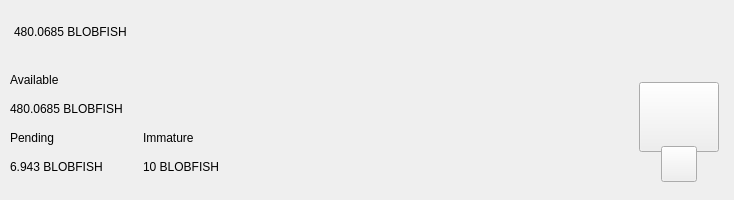
<?xml version="1.0" encoding="UTF-8"?>
<ui version="4.0">
 <class>TopBar</class>
 <widget class="QWidget" name="TopBar">
  <property name="geometry">
   <rect>
    <x>0</x>
    <y>0</y>
    <width>734</width>
    <height>200</height>
   </rect>
  </property>
  <property name="minimumSize">
   <size>
    <width>0</width>
    <height>200</height>
   </size>
  </property>
  <property name="maximumSize">
   <size>
    <width>16777215</width>
    <height>200</height>
   </size>
  </property>
  <property name="windowTitle">
   <string>Form</string>
  </property>
  <layout class="QVBoxLayout" name="verticalLayout_10" stretch="0">
   <property name="spacing">
    <number>0</number>
   </property>
   <property name="leftMargin">
    <number>0</number>
   </property>
   <property name="topMargin">
    <number>0</number>
   </property>
   <property name="rightMargin">
    <number>0</number>
   </property>
   <property name="bottomMargin">
    <number>0</number>
   </property>
   <item>
    <widget class="PFBorderImage" name="containerTop">
     <layout class="QVBoxLayout" name="verticalLayout_11">
      <property name="spacing">
       <number>0</number>
      </property>
      <property name="leftMargin">
       <number>0</number>
      </property>
      <property name="topMargin">
       <number>0</number>
      </property>
      <property name="rightMargin">
       <number>0</number>
      </property>
      <property name="bottomMargin">
       <number>0</number>
      </property>
      <item>
       <widget class="QWidget" name="top_container_2" native="true">
        <property name="minimumSize">
         <size>
          <width>0</width>
          <height>65</height>
         </size>
        </property>
        <layout class="QHBoxLayout" name="top_container">
         <property name="spacing">
          <number>0</number>
         </property>
         <property name="leftMargin">
          <number>14</number>
         </property>
         <property name="topMargin">
          <number>0</number>
         </property>
         <property name="rightMargin">
          <number>14</number>
         </property>
         <property name="bottomMargin">
          <number>0</number>
         </property>
         <item alignment="Qt::AlignVCenter">
          <widget class="QWidget" name="widgetTopAmount" native="true">
           <property name="sizePolicy">
            <sizepolicy hsizetype="Preferred" vsizetype="Maximum">
             <horstretch>0</horstretch>
             <verstretch>0</verstretch>
            </sizepolicy>
           </property>
           <layout class="QHBoxLayout" name="horizontalLayout_5">
            <property name="spacing">
             <number>0</number>
            </property>
            <property name="leftMargin">
             <number>0</number>
            </property>
            <property name="topMargin">
             <number>0</number>
            </property>
            <property name="rightMargin">
             <number>0</number>
            </property>
            <property name="bottomMargin">
             <number>0</number>
            </property>
            <item alignment="Qt::AlignTop">
             <widget class="QLabel" name="labelAmountTopPiv">
              <property name="minimumSize">
               <size>
                <width>0</width>
                <height>36</height>
               </size>
              </property>
              <property name="styleSheet">
               <string notr="true">padding:0px;margin:0px;</string>
              </property>
              <property name="text">
               <string notr="true">480.0685 BLOBFISH</string>
              </property>
             </widget>
            </item>
           </layout>
          </widget>
         </item>
         <item>
          <spacer name="horizontalSpacer">
           <property name="orientation">
            <enum>Qt::Horizontal</enum>
           </property>
           <property name="sizeHint" stdset="0">
            <size>
             <width>40</width>
             <height>20</height>
            </size>
           </property>
          </spacer>
         </item>
         <item>
          <layout class="QHBoxLayout" name="horizontalLayout_4">
           <property name="spacing">
            <number>12</number>
           </property>
           <property name="rightMargin">
            <number>0</number>
           </property>
           <item alignment="Qt::AlignRight">
            <widget class="QWidget" name="layoutSync" native="true">
             <property name="minimumSize">
              <size>
               <width>0</width>
               <height>36</height>
              </size>
             </property>
             <property name="maximumSize">
              <size>
               <width>16777215</width>
               <height>36</height>
              </size>
             </property>
             <layout class="QVBoxLayout" name="verticalLayout_9">
              <property name="leftMargin">
               <number>0</number>
              </property>
              <property name="topMargin">
               <number>0</number>
              </property>
              <property name="rightMargin">
               <number>0</number>
              </property>
              <property name="bottomMargin">
               <number>0</number>
              </property>
              <item>
               <widget class="ExpandableButton" name="pushButtonSync" native="true">
                <property name="minimumSize">
                 <size>
                  <width>36</width>
                  <height>36</height>
                 </size>
                </property>
                <property name="maximumSize">
                 <size>
                  <width>16777215</width>
                  <height>36</height>
                 </size>
                </property>
               </widget>
              </item>
             </layout>
            </widget>
           </item>
           <item>
            <widget class="ExpandableButton" name="pushButtonHDUpgrade" native="true">
             <property name="minimumSize">
              <size>
               <width>36</width>
               <height>36</height>
              </size>
             </property>
            </widget>
           </item>
           <item>
            <widget class="ExpandableButton" name="pushButtonStack" native="true">
             <property name="minimumSize">
              <size>
               <width>36</width>
               <height>36</height>
              </size>
             </property>
            </widget>
           </item>
           <item>
            <widget class="ExpandableButton" name="pushButtonColdStaking" native="true">
             <property name="minimumSize">
              <size>
               <width>36</width>
               <height>36</height>
              </size>
             </property>
            </widget>
           </item>
           <item>
            <widget class="ExpandableButton" name="pushButtonConnection" native="true">
             <property name="minimumSize">
              <size>
               <width>36</width>
               <height>36</height>
              </size>
             </property>
            </widget>
           </item>
           <item>
            <widget class="ExpandableButton" name="pushButtonLock" native="true">
             <property name="sizePolicy">
              <sizepolicy hsizetype="Expanding" vsizetype="Expanding">
               <horstretch>0</horstretch>
               <verstretch>0</verstretch>
              </sizepolicy>
             </property>
             <property name="minimumSize">
              <size>
               <width>36</width>
               <height>0</height>
              </size>
             </property>
            </widget>
           </item>
           <item>
            <widget class="ExpandableButton" name="pushButtonFAQ" native="true">
             <property name="minimumSize">
              <size>
               <width>36</width>
               <height>36</height>
              </size>
             </property>
            </widget>
           </item>
          </layout>
         </item>
        </layout>
       </widget>
      </item>
      <item>
       <widget class="QWidget" name="bottom_container" native="true">
        <property name="minimumSize">
         <size>
          <width>0</width>
          <height>135</height>
         </size>
        </property>
        <layout class="QHBoxLayout" name="botton_container">
         <property name="leftMargin">
          <number>10</number>
         </property>
         <property name="topMargin">
          <number>0</number>
         </property>
         <property name="rightMargin">
          <number>10</number>
         </property>
         <property name="bottomMargin">
          <number>10</number>
         </property>
         <item>
          <layout class="QHBoxLayout" name="horizontalLayout_3">
           <property name="bottomMargin">
            <number>9</number>
           </property>
           <item>
            <layout class="QVBoxLayout" name="verticalLayout_7">
             <property name="spacing">
              <number>0</number>
             </property>
             <property name="leftMargin">
              <number>0</number>
             </property>
             <property name="rightMargin">
              <number>30</number>
             </property>
             <item>
              <layout class="QVBoxLayout" name="verticalLayout_2">
               <item>
                <widget class="QLabel" name="labelTitle1">
                 <property name="text">
                  <string>Available</string>
                 </property>
                </widget>
               </item>
               <item>
                <widget class="QLabel" name="labelAmountPiv">
                 <property name="text">
                  <string notr="true">480.0685 BLOBFISH</string>
                 </property>
                </widget>
               </item>
              </layout>
             </item>
             <item>
              <layout class="QHBoxLayout" name="horizontalLayout_2">
               <property name="spacing">
                <number>0</number>
               </property>
               <item>
                <layout class="QVBoxLayout" name="verticalLayout_3">
                 <item>
                  <widget class="QLabel" name="labelTitle3">
                   <property name="text">
                    <string>Pending</string>
                   </property>
                  </widget>
                 </item>
                 <item>
                  <widget class="QLabel" name="labelPendingPiv">
                   <property name="text">
                    <string notr="true">6.943 BLOBFISH</string>
                   </property>
                  </widget>
                 </item>
                </layout>
               </item>
               <item>
                <spacer name="horizontalSpacer_3">
                 <property name="orientation">
                  <enum>Qt::Horizontal</enum>
                 </property>
                 <property name="sizeType">
                  <enum>QSizePolicy::Fixed</enum>
                 </property>
                 <property name="sizeHint" stdset="0">
                  <size>
                   <width>40</width>
                   <height>20</height>
                  </size>
                 </property>
                </spacer>
               </item>
               <item>
                <layout class="QVBoxLayout" name="verticalLayout_4">
                 <item>
                  <widget class="QLabel" name="labelTitle4">
                   <property name="text">
                    <string>Immature</string>
                   </property>
                  </widget>
                 </item>
                 <item>
                  <widget class="QLabel" name="labelImmaturePiv">
                   <property name="text">
                    <string notr="true">10 BLOBFISH</string>
                   </property>
                  </widget>
                 </item>
                </layout>
               </item>
              </layout>
             </item>
            </layout>
           </item>
          </layout>
         </item>
         <item>
          <spacer name="horizontalSpacer_2">
           <property name="orientation">
            <enum>Qt::Horizontal</enum>
           </property>
           <property name="sizeHint" stdset="0">
            <size>
             <width>40</width>
             <height>20</height>
            </size>
           </property>
          </spacer>
         </item>
         <item alignment="Qt::AlignHCenter|Qt::AlignVCenter">
          <widget class="QWidget" name="qrContainer" native="true">
           <property name="sizePolicy">
            <sizepolicy hsizetype="Preferred" vsizetype="Minimum">
             <horstretch>0</horstretch>
             <verstretch>0</verstretch>
            </sizepolicy>
           </property>
           <property name="minimumSize">
            <size>
             <width>90</width>
             <height>110</height>
            </size>
           </property>
           <property name="maximumSize">
            <size>
             <width>90</width>
             <height>110</height>
            </size>
           </property>
           <layout class="QVBoxLayout" name="containerQR">
            <property name="spacing">
             <number>0</number>
            </property>
            <property name="leftMargin">
             <number>5</number>
            </property>
            <property name="topMargin">
             <number>10</number>
            </property>
            <property name="rightMargin">
             <number>5</number>
            </property>
            <property name="bottomMargin">
             <number>0</number>
            </property>
            <item>
             <widget class="QPushButton" name="btnQr">
              <property name="minimumSize">
               <size>
                <width>70</width>
                <height>70</height>
               </size>
              </property>
              <property name="maximumSize">
               <size>
                <width>16777215</width>
                <height>70</height>
               </size>
              </property>
              <property name="focusPolicy">
               <enum>Qt::NoFocus</enum>
              </property>
              <property name="text">
               <string/>
              </property>
              <property name="iconSize">
               <size>
                <width>70</width>
                <height>70</height>
               </size>
              </property>
             </widget>
            </item>
            <item>
             <spacer name="verticalSpacer">
              <property name="orientation">
               <enum>Qt::Vertical</enum>
              </property>
              <property name="sizeType">
               <enum>QSizePolicy::Fixed</enum>
              </property>
              <property name="sizeHint" stdset="0">
               <size>
                <width>20</width>
                <height>20</height>
               </size>
              </property>
             </spacer>
            </item>
            <item alignment="Qt::AlignHCenter|Qt::AlignBottom">
             <widget class="QPushButton" name="pushButtonQR">
              <property name="minimumSize">
               <size>
                <width>36</width>
                <height>36</height>
               </size>
              </property>
              <property name="maximumSize">
               <size>
                <width>36</width>
                <height>36</height>
               </size>
              </property>
              <property name="focusPolicy">
               <enum>Qt::NoFocus</enum>
              </property>
              <property name="text">
               <string/>
              </property>
             </widget>
            </item>
           </layout>
          </widget>
         </item>
        </layout>
       </widget>
      </item>
     </layout>
    </widget>
   </item>
  </layout>
 </widget>
 <customwidgets>
  <customwidget>
   <class>ExpandableButton</class>
   <extends>QWidget</extends>
   <header>qt/blobfish/expandablebutton.h</header>
   <container>1</container>
  </customwidget>
  <customwidget>
   <class>PFBorderImage</class>
   <extends>QFrame</extends>
   <header>qt/blobfish/pfborderimage.h</header>
   <container>1</container>
  </customwidget>
 </customwidgets>
 <resources/>
 <connections/>
</ui>
